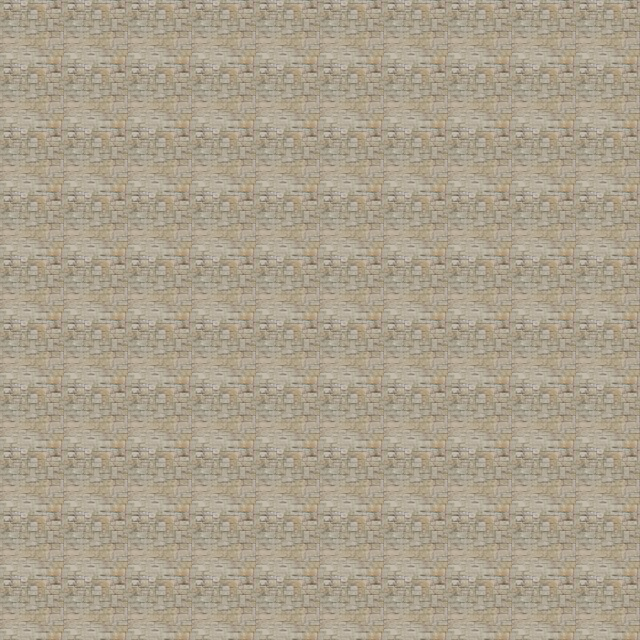

The image is a tile-based game level rendered from a .tmx file. Its description and source (layers, tilesets, objects; grid data summarised) follow:
An orthogonal 10x10 tile map with 64x64 px tiles, 1 tile layer (Tile Layer 1).

<map version="1.0" orientation="orthogonal" width="10" height="10" tilewidth="64" tileheight="64">
 <tileset firstgid="1" name="stones" tilewidth="64" tileheight="64">
  <image source="stone.jpg" width="64" height="64" />
 </tileset>
 <layer name="Tile Layer 1" width="10" height="10">
  <data>[100 cells, 100 non-empty, 1 distinct tile ids]</data>
 </layer>
</map>
